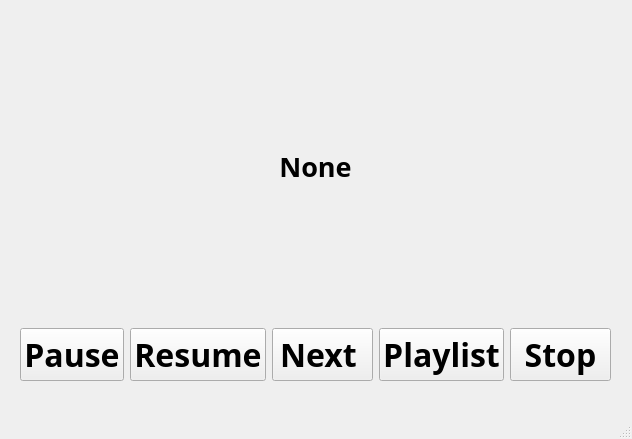
<?xml version="1.0" encoding="UTF-8"?>
<ui version="4.0">
 <class>MusicWindow</class>
 <widget class="QMainWindow" name="MusicWindow">
  <property name="geometry">
   <rect>
    <x>0</x>
    <y>0</y>
    <width>632</width>
    <height>439</height>
   </rect>
  </property>
  <property name="windowTitle">
   <string>MainWindow</string>
  </property>
  <widget class="QWidget" name="centralwidget">
   <widget class="QWidget" name="verticalLayoutWidget">
    <property name="geometry">
     <rect>
      <x>20</x>
      <y>10</y>
      <width>591</width>
      <height>371</height>
     </rect>
    </property>
    <layout class="QVBoxLayout" name="verticalLayout">
     <item>
      <widget class="QLabel" name="music_name_label">
       <property name="font">
        <font>
         <family>Adobe Arabic</family>
         <pointsize>20</pointsize>
         <weight>75</weight>
         <bold>true</bold>
        </font>
       </property>
       <property name="text">
        <string>None</string>
       </property>
       <property name="alignment">
        <set>Qt::AlignCenter</set>
       </property>
      </widget>
     </item>
     <item>
      <layout class="QHBoxLayout" name="horizontalLayout">
       <item>
        <widget class="QPushButton" name="pause_button">
         <property name="font">
          <font>
           <family>Adobe Arabic</family>
           <pointsize>24</pointsize>
           <weight>75</weight>
           <bold>true</bold>
          </font>
         </property>
         <property name="text">
          <string>Pause</string>
         </property>
        </widget>
       </item>
       <item>
        <widget class="QPushButton" name="resume_button">
         <property name="font">
          <font>
           <family>Adobe Arabic</family>
           <pointsize>24</pointsize>
           <weight>75</weight>
           <bold>true</bold>
          </font>
         </property>
         <property name="text">
          <string>Resume</string>
         </property>
        </widget>
       </item>
       <item>
        <widget class="QPushButton" name="next_song_button">
         <property name="font">
          <font>
           <family>Adobe Arabic</family>
           <pointsize>24</pointsize>
           <weight>75</weight>
           <bold>true</bold>
          </font>
         </property>
         <property name="text">
          <string>Next </string>
         </property>
        </widget>
       </item>
       <item>
        <widget class="QPushButton" name="playlist_button">
         <property name="font">
          <font>
           <family>Adobe Arabic</family>
           <pointsize>24</pointsize>
           <weight>75</weight>
           <bold>true</bold>
          </font>
         </property>
         <property name="text">
          <string>Playlist</string>
         </property>
        </widget>
       </item>
       <item>
        <widget class="QPushButton" name="stop_button">
         <property name="font">
          <font>
           <family>Adobe Arabic</family>
           <pointsize>24</pointsize>
           <weight>75</weight>
           <bold>true</bold>
          </font>
         </property>
         <property name="text">
          <string>Stop</string>
         </property>
        </widget>
       </item>
      </layout>
     </item>
    </layout>
   </widget>
  </widget>
  <widget class="QMenuBar" name="menubar">
   <property name="geometry">
    <rect>
     <x>0</x>
     <y>0</y>
     <width>632</width>
     <height>26</height>
    </rect>
   </property>
  </widget>
  <widget class="QStatusBar" name="statusbar"/>
 </widget>
 <resources/>
 <connections/>
</ui>
